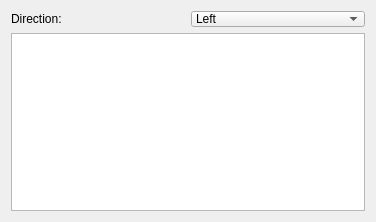
           <widget class="QWidget" name="page_npc">
            <property name="geometry">
             <rect>
              <x>0</x>
              <y>0</y>
              <width>376</width>
              <height>222</height>
             </rect>
            </property>
            <attribute name="label">
             <string>Enemy Placing</string>
            </attribute>
            <layout class="QVBoxLayout" name="verticalLayout_6">
             <item>
              <layout class="QVBoxLayout" name="verticalLayout_4">
               <property name="bottomMargin">
                <number>0</number>
               </property>
               <item>
                <widget class="QWidget" name="horizontalWidget" native="true">
                 <layout class="QHBoxLayout" name="horizontalLayout_5">
                  <property name="leftMargin">
                   <number>0</number>
                  </property>
                  <property name="topMargin">
                   <number>0</number>
                  </property>
                  <property name="rightMargin">
                   <number>0</number>
                  </property>
                  <property name="bottomMargin">
                   <number>0</number>
                  </property>
                  <item>
                   <widget class="QLabel" name="label_7">
                    <property name="text">
                     <string>Direction:</string>
                    </property>
                   </widget>
                  </item>
                  <item>
                   <widget class="QComboBox" name="npc_direction_combo">
                    <property name="sizePolicy">
                     <sizepolicy hsizetype="Preferred" vsizetype="Fixed">
                      <horstretch>0</horstretch>
                      <verstretch>0</verstretch>
                     </sizepolicy>
                    </property>
                    <property name="minimumSize">
                     <size>
                      <width>0</width>
                      <height>16</height>
                     </size>
                    </property>
                    <item>
                     <property name="text">
                      <string>Left</string>
                     </property>
                    </item>
                    <item>
                     <property name="text">
                      <string>Right</string>
                     </property>
                    </item>
                   </widget>
                  </item>
                 </layout>
                </widget>
               </item>
              </layout>
             </item>
             <item>
              <widget class="QListWidget" name="npc_listWidget">
               <property name="sizePolicy">
                <sizepolicy hsizetype="Preferred" vsizetype="Expanding">
                 <horstretch>0</horstretch>
                 <verstretch>0</verstretch>
                </sizepolicy>
               </property>
              </widget>
             </item>
            </layout>
           </widget>
